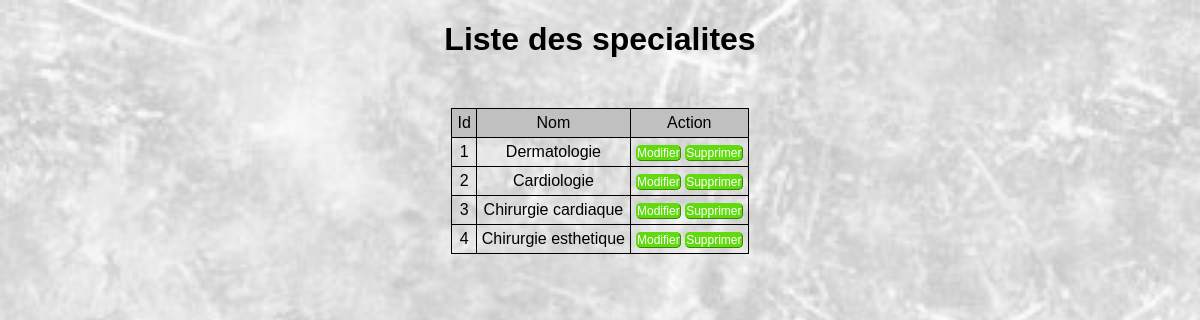
Page /listespecialiter.php on the committed database.
### tables this page shows
CREATE TABLE `specialiter` (
  `Id_Specialiter` int(11) NOT NULL,
  `Nom_Specialiter` varchar(100) NOT NULL
);

### listespecialiter.php (the view, shortened to what this page needs)
<?php
        $serveur = "localhost";
        $login = "root";
        $pass="";
     try{
         $connexion = new PDO("mysql:host=$serveur;dbname=gestionRv",$login,$pass);
         $requete=$connexion->prepare("SELECT * FROM specialiter");
         $requete->execute();
         $tableaus = $requete->fetchAll();
    }
    catch(PDOException $e){
        echo ('Echec : '.$e->getMessage());
    }
?>
<!DOCTYPE html>
<html lang="en">
<head>
</head>
<body>
<h1>Liste des specialites</h1>
  <div class="liste">
		<table class="enregistrement">
			<tr class="titres">
				<td>Id</td>
				<td>Nom</td>
				<td>Action</td>
			</tr>
			<tr class="valeur">
				<?php
				foreach ($tableaus as $valu ) {
                    echo "<td>".$valu['Id_Specialiter']."</td>";
                    echo "<td>".$valu['Nom_Specialiter']."</td>";
				?>
				<td>
                <a href="modifierSpecialiter.php?Id_Medecin=<?=$tableau['Id_Specialiter']?>">Modifier</a>
                <a href="modifierSpecialiter.php?Id_Medecin=<?=$tableau['Id_Specialiter']?>">Supprimer</a>
				</td>
			</tr>
			<?php
				}
			?>
		</table>
</body>
</html>

### listespecialiter.php (style rules this page uses)
body { margin: 0%; padding: 0%; background-image: url(images/page.jpg); background-size: cover; background-repeat: repeat; background-size: cover; font-family: "montserrat",sans-serif; }
h1 { text-align: center; }
a { text-decoration: none; width: 30%; height: 20px; font-size: 12px; border: 1px rgb(97, 219, 15) outset; border-radius: 5px; color: #fff; background-color: rgb(97, 219, 15); }
table { text-align: center; margin: auto; margin-top: 50px; }
td { padding: 5px; border: 1px #000 solid; max-width: 250px; word-wrap: break-word; }
.enregistrement { border-collapse: collapse; }
.titres { background-color: silver; text-align: center; border-top-left-radius: 10px; border-top-right-radius: 10px; }

### rows in the picture
specialiter: Id_Specialiter "1", Nom_Specialiter "Dermatologie"
specialiter: Id_Specialiter "2", Nom_Specialiter "Cardiologie"
specialiter: Id_Specialiter "3", Nom_Specialiter "Chirurgie cardiaque"
specialiter: Id_Specialiter "4", Nom_Specialiter "Chirurgie esthetique"
